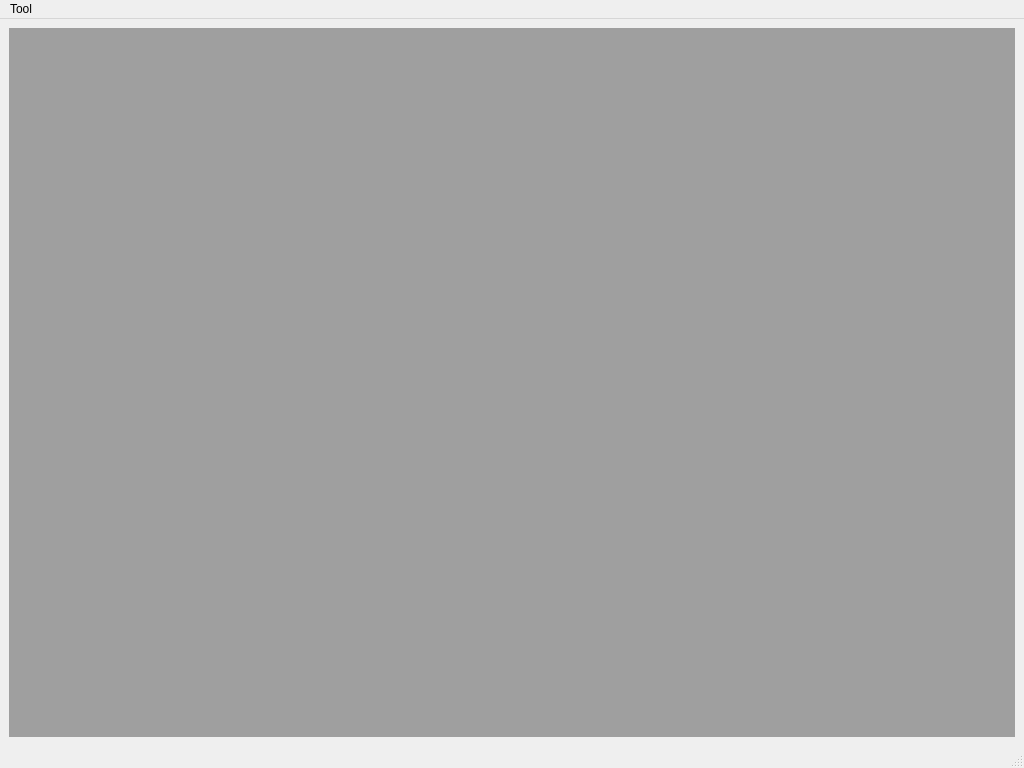
<?xml version="1.0" encoding="UTF-8"?>
<ui version="4.0">
 <class>MainWindow</class>
 <widget class="QMainWindow" name="MainWindow">
  <property name="geometry">
   <rect>
    <x>0</x>
    <y>0</y>
    <width>1024</width>
    <height>768</height>
   </rect>
  </property>
  <property name="minimumSize">
   <size>
    <width>1024</width>
    <height>768</height>
   </size>
  </property>
  <property name="windowTitle">
   <string>MainWindow</string>
  </property>
  <widget class="QWidget" name="centralwidget">
   <layout class="QVBoxLayout" name="verticalLayout">
    <item>
     <widget class="QMdiArea" name="mdiArea"/>
    </item>
   </layout>
  </widget>
  <widget class="QMenuBar" name="menubar">
   <property name="geometry">
    <rect>
     <x>0</x>
     <y>0</y>
     <width>1024</width>
     <height>21</height>
    </rect>
   </property>
   <widget class="QMenu" name="menuTool">
    <property name="title">
     <string>Tool</string>
    </property>
    <addaction name="actionNew"/>
    <addaction name="actionSetting"/>
   </widget>
   <addaction name="menuTool"/>
  </widget>
  <widget class="QStatusBar" name="statusbar"/>
  <action name="actionNew">
   <property name="text">
    <string>New</string>
   </property>
  </action>
  <action name="actionSetting">
   <property name="text">
    <string>Setting</string>
   </property>
  </action>
 </widget>
 <resources/>
 <connections/>
</ui>
